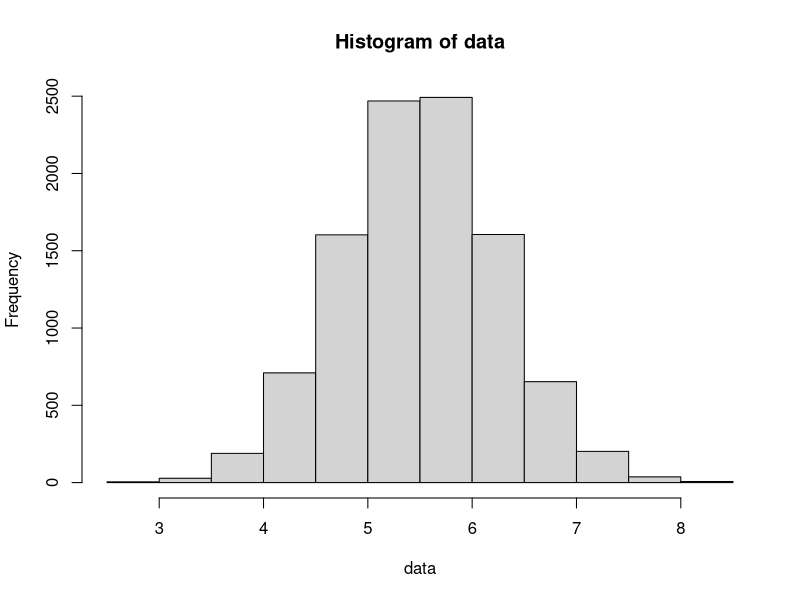
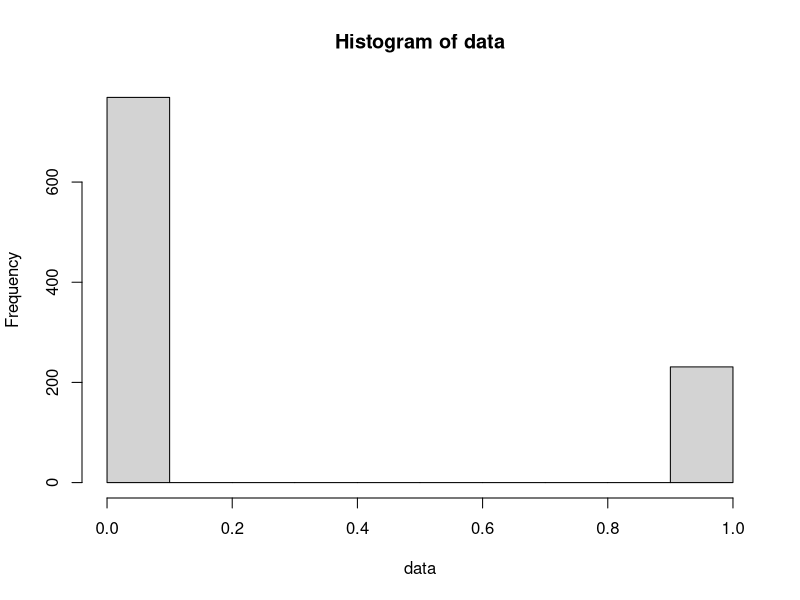
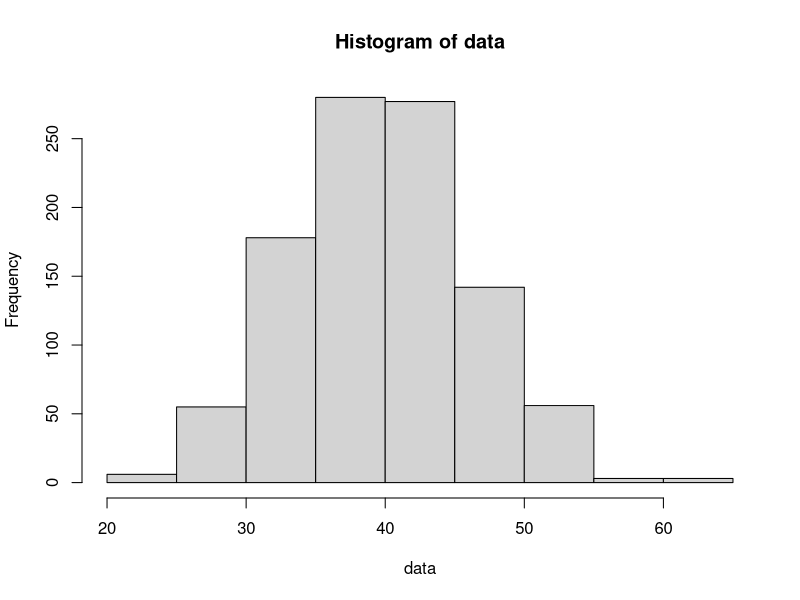
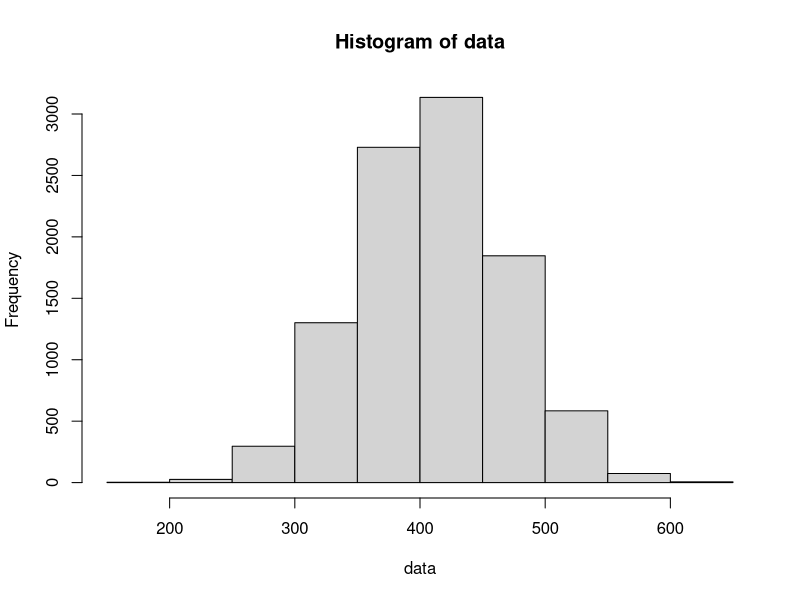
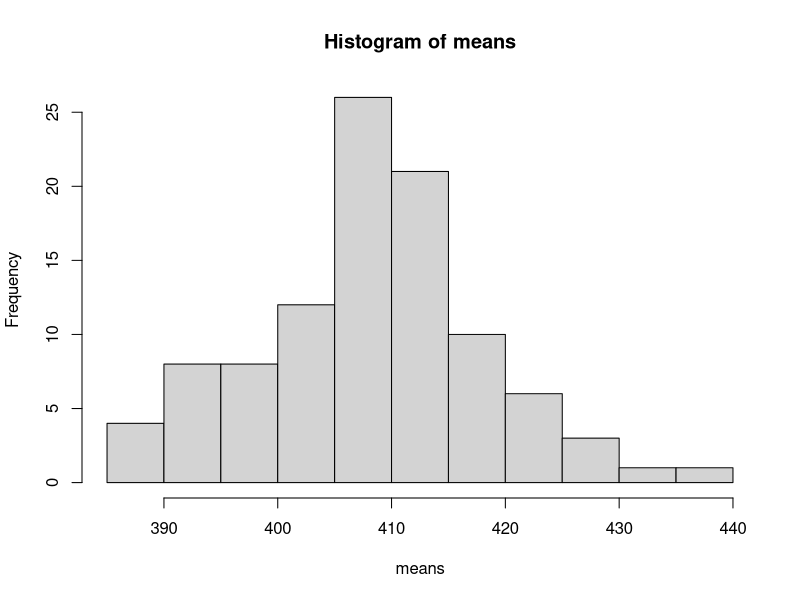
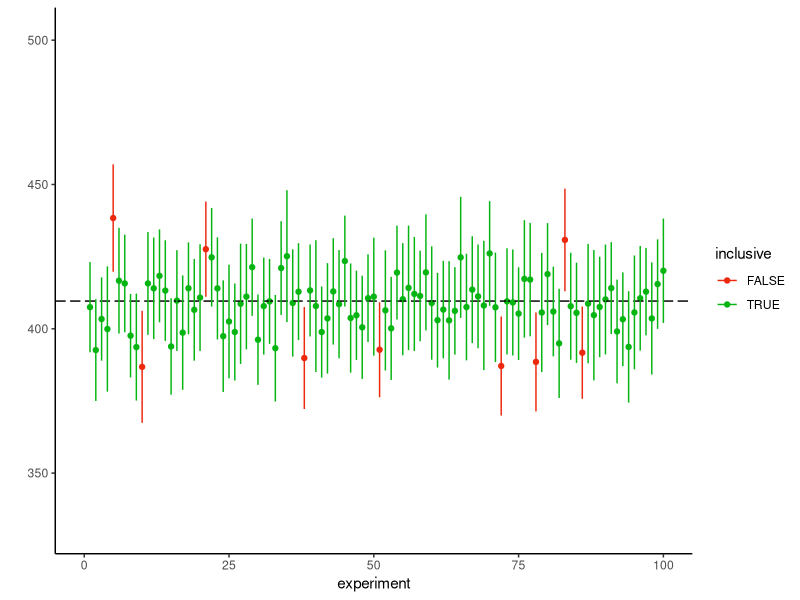

The R source for these figures, in order:
## ---- chunk 1
data<-rnorm(10000, mean = 5.5, sd=0.75) #your population, 10,000 individuals total
mu<-mean(data) #real population parameter
sigma<-sd(data)
mu
sigma
hist(data)
n<-40
## ---- chunk 2
data<-rbinom(1000,1,0.23) #your population, 10,000 individuals tota. 
mu<-mean(data) #real population parameter
sigma<-sd(data)
mu
sigma
hist(data)
n<-40
## ---- chunk 3
data<-rpois(1000,40) #your population, 10,000 individuals total. 
mu<-mean(data) #real population parameter
sigma<-sd(data)
mu
sigma
hist(data)
n<-40
## ---- chunk 4
data<-rnorm(10000, mean = 410.5, sd=60) #your population, 10,000 individuals total
mu<-mean(data) #real population parameter
sigma<-sd(data)
mu
sigma
hist(data)
n<-40
## ---- chunk 5
n<-40
## ---- chunk 6

library(ggplot2)
experiment<-1:100
means<-rep(NA,100) #For the means
s<-rep(NA,100) #sd
SE<-rep(NA,100) #SE
LCI<-rep(NA,100) # Lower CI
UCI<-rep(NA,100) # Upper CI
inclusive<-rep(NA,100) #is the real parameter included?
alpha<-0.05 #our alpha
lower<-qnorm(alpha/2) #lower critical value
upper<-qnorm(1-alpha/2) #upper critical value
for(i in 1:100){
sample<-sample(data,n)
means[i]<-mean(sample)
s[i]<-sd(sample)
SE[i]<-s[i]/sqrt(n)
LCI[i]<-means[i]+SE[i]*lower
UCI[i]<-means[i]+SE[i]*upper
if(mu<UCI[i] & mu> LCI[i]){
  inclusive[i]<-T} else{
    inclusive[i]<-F
  }
}

df<-data.frame(experiment,means,s,SE,LCI,UCI,inclusive)

## ---- chunk 7
hist(means)
## ---- chunk 8
ggplot(df, aes(x = experiment, y = means,colour=inclusive,ymin = LCI, ymax=UCI)) +
   geom_point() +
   geom_hline(yintercept = mu, color = "black", linetype = "longdash") +
   scale_y_continuous(name = "", limits = c(min(df$LCI) - min(df$LCI)/10 , max(df$UCI + max(df$UCI)/10))) +
   scale_x_continuous(limits = c(0, 100)) +
   theme_classic()+
  scale_color_manual(values=c("#ec280e", "#06b512"))+
  geom_errorbar(width = 0)
